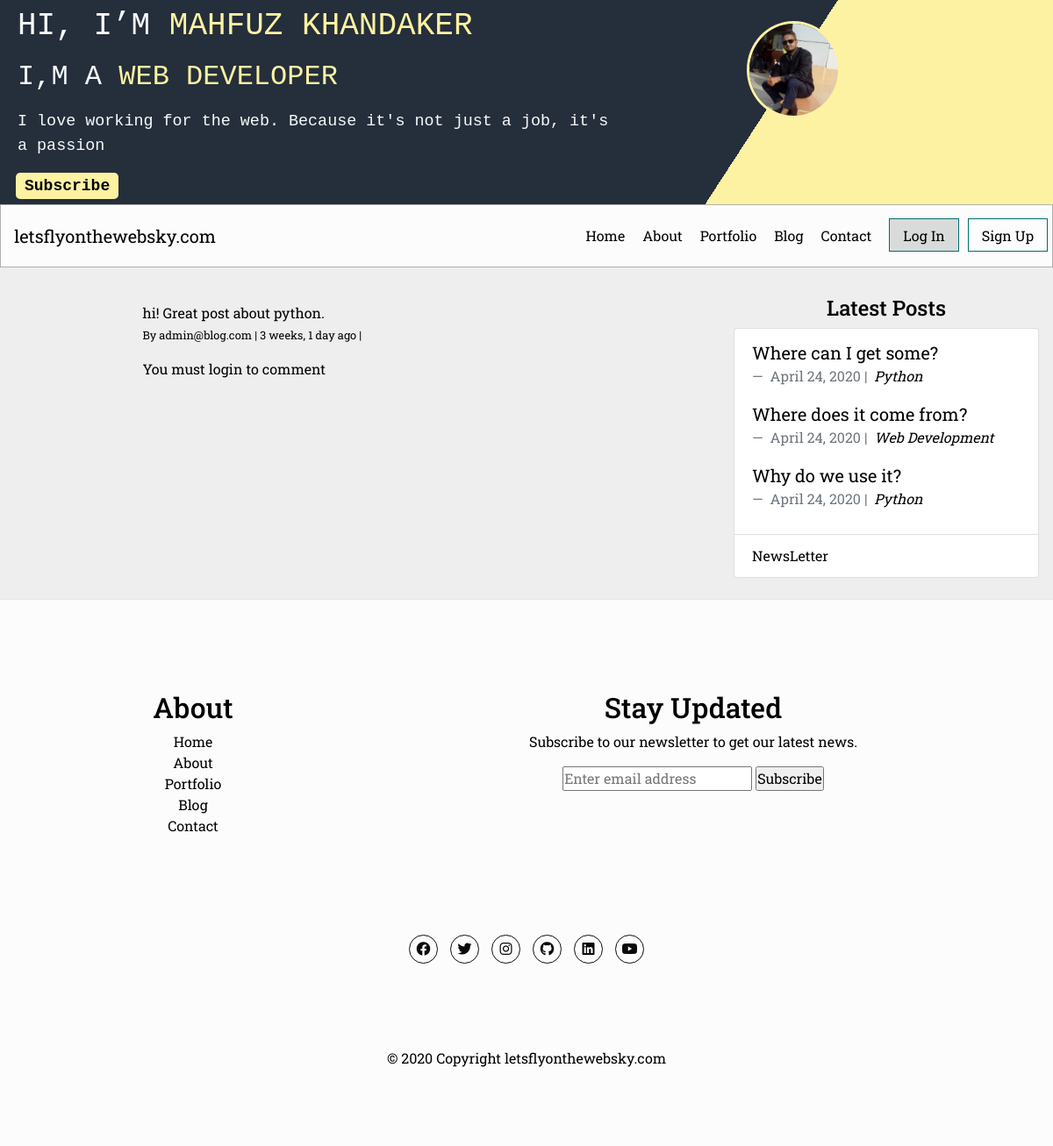
The app's page /blog/comments/1/, older data.
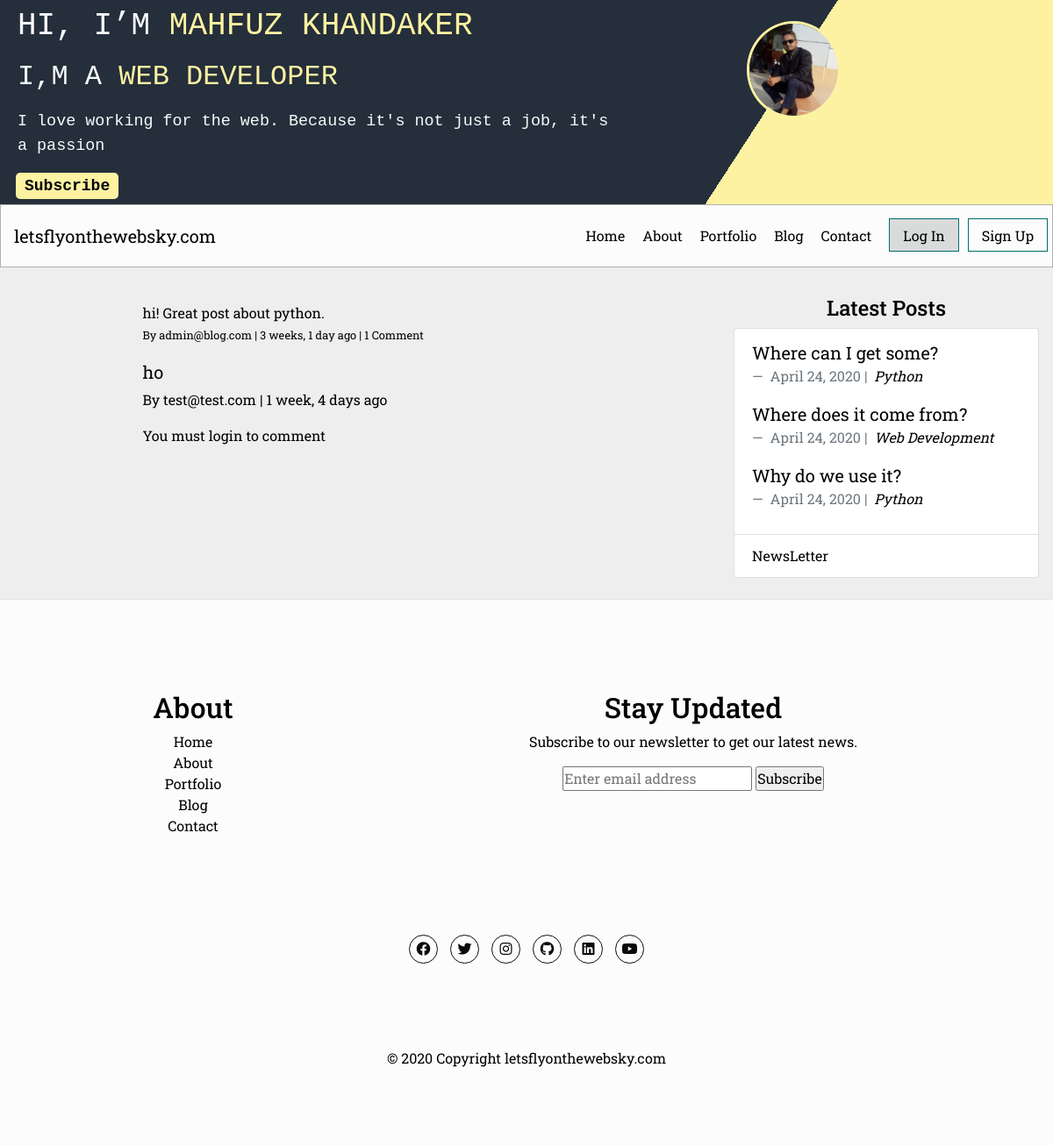
The same page, newer data.
### about/models.py (models this page shows, shortened)
class About(models.Model):
    profile_pic = models.ImageField(upload_to='images/', blank=True)
    name        = models.CharField(max_length=120)
    title       = models.CharField(max_length=120)
    bio         = models.CharField(max_length=250)
    description = models.TextField()
    website     = models.URLField(blank=True, null=True)
    objects = models.Manager()

### blog/models.py (models this page shows, shortened)
class Comment(models.Model):
    user            = models.ForeignKey(settings.AUTH_USER_MODEL, on_delete=models.CASCADE)
    content_type    = models.ForeignKey(ContentType, on_delete=models.CASCADE)
    object_id       = models.PositiveIntegerField()
    content_object  = GenericForeignKey('content_type', 'object_id')
    parent          = models.ForeignKey('self', null=True, blank=True, on_delete=models.CASCADE)
    content         = models.TextField()
    timestamp       = models.DateTimeField(auto_now_add=True)
    objects = CommentManager()
    class Meta:
        ordering = ['-timestamp']
    def children(self): #replies
        return Comment.objects.filter(parent=self)

class Post(models.Model):
    main_image      = models.ImageField(upload_to='images/', blank=True)
    title           = models.CharField(max_length=255)
    slug            = models.SlugField(null=False, unique=True)
    body            = models.TextField()
    created_on      = models.DateTimeField(auto_now_add=True)
    status          = models.IntegerField(choices=STATUS, default=0)
    last_modified   = models.DateTimeField(auto_now=True)
    categories      = models.ManyToManyField('Category', related_name='posts')
    read_time       = models.IntegerField(default=0)
    number_of_views = models.IntegerField(default=0, null=True, blank=True)
    number_of_likes = models.IntegerField(default=0, null=True, blank=True)
    objects = models.Manager()
    class Meta:
        ordering = ['-created_on']
    def get_absolute_url(self):
        return reverse('blog_detail', kwargs={'slug': self.slug})

class Category(models.Model):
    name = models.CharField(max_length=20, db_index=True,unique=True)
    objects = models.Manager()

### accounts/models.py (models this page shows, shortened)
class CustomUser(AbstractBaseUser):
    email = models.EmailField(verbose_name='email address', max_length=60, unique=True)
    date_joined = models.DateTimeField(verbose_name='date joined', auto_now_add=True)
    last_login = models.DateTimeField(verbose_name='last login', auto_now=True)
    is_admin = models.BooleanField(default=False)
    is_active = models.BooleanField(default=True)
    objects = CustomUserManager()
    USERNAME_FIELD = 'email'
    REQUIRED_FIELDS = []
    def __str__(self):
        return self.email

### blog/views.py (the view, shortened to what this page needs)
# urls.py: path('comments/<int:pk>/', views.comment_thread, name='comment_thread'),
def comment_thread(request, pk):
    obj = get_object_or_404(Comment, pk=pk)
    form = CommentForm(request.POST or None)
    context = {
        'comment': obj,
        'form': form
    }
    return render(request, 'comment_thread.html', context)

### blog/forms.py
class CommentForm(forms.Form):
    parent_id = forms.IntegerField(widget=forms.HiddenInput, required=False)
    content = forms.CharField(label='', widget=forms.Textarea(
        attrs={
            "class": "form-control",
            "placeholder": "Leave a comment!",
            "rows": "5"
        })
    )

### about/templatetags/about_tags.py (called while the page is built)
@register.inclusion_tag('_about_me.html')
def about_me():
    abouts = About.objects.all()
    return {'abouts': abouts}

### blog/models.py (called while the page is built)
    def all(self):
        qs = super(CommentManager, self).filter(parent=None)
        return qs

### blog/templatetags/blog_tags.py (called while the page is built)
@register.inclusion_tag('_latest_posts.html')
def latest_posts():
    posts = Post.objects.filter(status=1)[:3]
    return {'posts': posts}

### blog/templates/comment_thread.html (shortened to what this page needs)
{% extends "base.html" %}
{% block page_content %}
<div class="col-md-8 offset-md-2">
        <p class="mb-0">{{ comment.content }}</p>
            <footer>
                <small> By {{ comment.user }} | {{comment.timestamp|timesince }} ago | {% if comment.children.count > 0 %} {{ comment.children.count }} Comment  {% endif %}</small>
            </footer>
            <div>
                {% for child_comment in comment.children %}
                <blockquote class="blockquote">
                    <p class="mb-0">{{ child_comment.content }}</p>
                    <footer><small> By {{ child_comment.user }} | {{child_comment.timestamp|timesince }} ago </small></footer>
                </blockquote>
                {% endfor %}
                {% if request.user.is_authenticated %}
                <form method="POST" action="."> {% csrf_token %}
                {{ form }}
                    <input type="hidden" name="parent_id" value="{{ comment.id }}">
                    <input type="submit" value="Reply" class="btn btn-primary">
                </form>
                {% else %}
                <p>You must login to comment </p>
                {% endif %}
            </div>
</div>
{% endblock %}

### personal_website/templates/base.html (shortened to what this page needs)
{% load static %}
<!doctype html>
<html lang="en">
  <head>
    <link rel="stylesheet" href="https://cdnjs.cloudflare.com/ajax/libs/font-awesome/5.13.0/css/all.min.css">
    <link rel="stylesheet" href="{% static 'css/bootstrap.min.css' %}">
    <link rel="stylesheet" href="{% static 'css/main.css' %}">
  </head>
  <body>
    <div class="container-fluid">
      {% include 'header.html' %}
      {% include 'navbar.html' %}
    <main role="main" class="container-fluid">
      <div class="row">
        <div class="col-md-8 blog-main">
          <div class="blog-post">
            {% block page_content %} {% endblock %}
          </div>
        </div>
        <aside class="col-md-4">
          <div class="blog-sidebar">
              <div class="make-me-sticky">
                <div class="p-3 mb-2 rounded">
                  <h4 class="text-center">Latest Posts</h4>
                    {% include 'sidebar.html' %}
                </div>
              </div>
          </div>
        </aside>
      </div>
    </main>
   </div>
    <footer class="blog-footer">
      {% include 'footer.html' %}
    </footer>
  </body>
</html>

### personal_website/templates/header.html
{% load about_tags %}
<div class="container-fluid">
  <div class="row">
    <div class="col-12">
      {% about_me %}
    </div>
  </div>
</div>

### about/templates/_about_me.html
{% for about_entry in abouts %}
<header>
  <div class="container-fluid">
    <div class="row">
      <div class="col-12">
        <div class="parent">
          <div class="box-one">
              <h3>Hi, I’m <span class="color-secondary">{{ about_entry.name }}</span></h3>
              <h5>I,m a <span class="color-secondary">{{ about_entry.title }}</span></h5>
              <p>{{ about_entry.bio }}</p>
              <div class="ml-2"> <a class="subscribe-link" href="{% url 'newsletters:subscribe' %}">Subscribe</a> </div>
          </div>
          <div class="box-two">
            <div class="image" >
            <img src="{{ about_entry.profile_pic.url }}" >
            </div>
          </div>
        </div>
    </div>
    </div>
  </div>
  </header>
{% endfor %}

### personal_website/templates/navbar.html (shortened to what this page needs)
<nav class="sticky-nav">
	<ul class="menu">
		<li class="logo"><a href="{% url 'home' %}">letsflyonthewebsky.com</a></li>
		<li class="item"><a href="{% url 'home' %}">Home</a></li>
		<li class="item"><a href="{% url 'about' %}">About</a></li>
		<li class="item"><a href="{% url 'project_index' %}">Portfolio</a></li>
		<li class="item"><a href="{% url 'posts' %}">Blog</a></li>
		<li class="item"><a href="{% url 'contact' %}">Contact</a></li>
		{% if not request.user.is_authenticated %}
		<li class="item button"><a href="{% url 'login' %}">Log In</a></li>
		<li class="item button secondary"><a href="{% url 'signup' %}">Sign Up</a></li>
		{% else %}
		<li class="item button"><a href="{% url 'logout' %}">Logout</a></li>
		{% endif %}
	</ul>
</nav>

### personal_website/templates/sidebar.html
{% load blog_tags %}
<div class="container-fluid">
  <div class="row justify-content-center">
    <div class="col-12">
          <ul class="list-group">
            <li class="list-group-item">{% latest_posts %}</li>
            <li class="list-group-item"><a href="{% url 'newsletters:subscribe' %}">NewsLetter</a></li>
          </ul>
    </div>
  </div>
</div>

### blog/templates/_latest_posts.html
{% for entry in posts %}
<blockquote class="blockquote">
  <p class="mb-0"><a href="{{ entry.get_absolute_url }}">{{ entry.title }}</a></p>
  <footer class="blockquote-footer">
    {{ entry.created_on.date }} |&nbsp;
    <cite title="Source Title">
      {% for category in entry.categories.all %}
      <a href="{% url 'blog_category' category.name %}">
        {{ category.name }}
      </a>
      {% endfor %}
    </cite>
  </footer>
</blockquote>
{% endfor %}

### personal_website/templates/footer.html
<footer>
  <div class="container">
    <div class="row py-5">
      <div class="col-md-4 py-3">
        <h2>About</h2>
      <ul>
        <li><a href="#">Home</a></li>
        <li><a href="{% url 'about' %}">About</a></li>
        <li><a href="{% url 'project_index' %}">Portfolio</a></li>
        <li><a href="{% url 'posts' %}">Blog</a></li>
        <li><a href="{% url 'contact' %}">Contact</a></li>
      </ul>
      </div>
      <div class="col-md-8 py-3">
        <h2>Stay Updated</h2>
      <p>Subscribe to our newsletter to get our latest news.</p>
      <form action="{% url 'newsletters:subscribe' %}" method="POST">{% csrf_token %}
        <input type="email" name="email" placeholder="Enter email address">
        <input type="submit" value="Subscribe">
      </form>
      </div>
    </div>
    <div class="row py-5">
      <div class="col-sm">
          <span><a href="#"><i class="fab fa-facebook"></i></a></span>
          <span><a href="#"><i class="fab fa-twitter"></i></a></span>
          <span><a href="#"><i class="fab fa-instagram"></i></a></span>
          <span><a href="#"><i class="fab fa-github"></i></a></span>
          <span><a href="#"><i class="fab fa-linkedin"></i></a></span>
          <span><a href="#"><i class="fab fa-youtube"></i></a></span>
      </div>
    </div>
    <div class="row py-5">
      <div class="col-sm">
        <ul>
          <li>&copy; 2020 Copyright <a href="{% url 'home' %}">letsflyonthewebsky.com</a> </li>
        </ul>
      </div>
    </div>
  </div>
</footer>

Row changes from the older to the newer data that the page shows:
shown differently, row unchanged: Comment "hi! Great post about python.": children.count (not shown) → "1"
added Comment: content "ho", user "test@test.com", timestamp "1 week, 4 days"
Text that changed along with them:
text now shown: "Comment"
